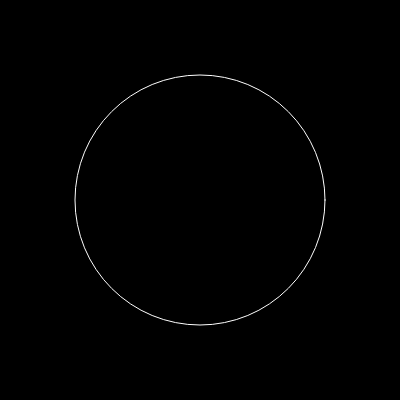
Frame 1 (no input)
Frame 60 (no input): identical to frame 1, image omitted
Frame 120 (the mouse pressed at the canvas centre since frame 60): identical to frame 1, image omitted

The p5.js sketch that drew this single still picture (run headless with seeded random() and noise() and a simulated clock; from frame 60 on, the mouse is pressed at the canvas centre):

// p5.js sketch
// ── sketch.js
function setup() {
  createCanvas(400, 400);
}

function draw() {
  background(0); // black


  //noStroke(); // no outline
  noFill(); // no fill
  stroke(255); // white
  circle(width / 2, height / 2, 250);
}
